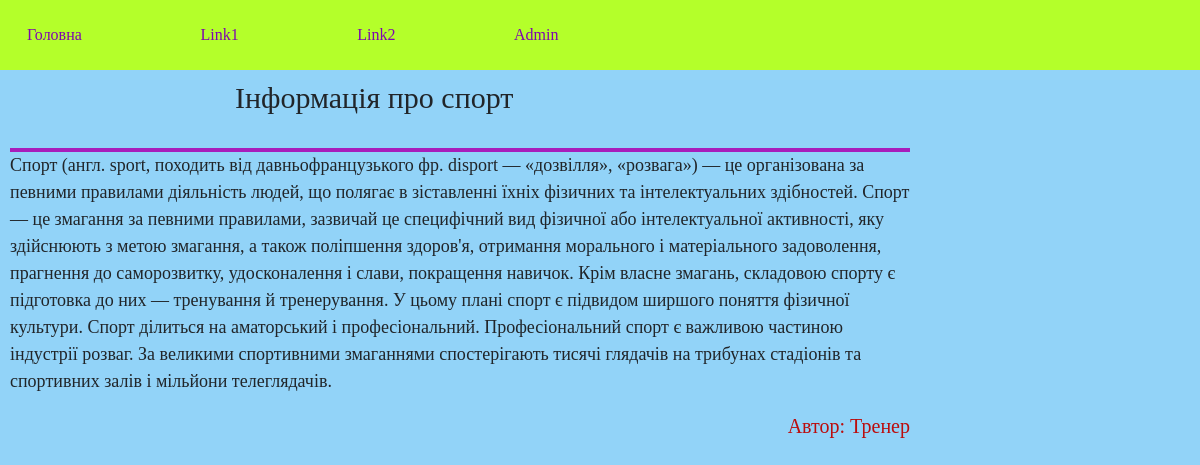
/post/1, run on the app's committed database.
### blogapp/models.py (models this page shows, shortened)
class Post(models.Model):
    post_header = models.CharField(max_length=50)
    post_text = models.TextField()
    post_author = models.CharField(max_length=50)
    post_datatime = models.DateTimeField()
    category = models.ForeignKey(Category,on_delete=models.SET_DEFAULT, default="no category")

### blogapp/views.py (the view)
# urls.py: path("post/<int:pk>", view=views.PostDetailView.as_view(), name="post-details")
class PostDetailView(DetailView):
    template_name = "blogapp/post_detail.html"
    model = Post

### templates/blogapp/post_detail.html
{% extends "layout.html" %}
{% block content %}
<div class="content">
    <h2> {{post.post_header}} </h2>
    <br>
    <div class="post_text">
        <p>
            {{post.post_text}}
        </p>
        <span class="author"> Автор: {{post.post_author}} </span>
    </div>
</div>
{% endblock %}

### static/styles/style.css (style rules this page uses)
body { background: rgb(146, 211, 248); font-family: 'Times New Roman', Times, serif; }
.content { margin: 10px; width: 75%; }
.content h2 { margin-left: 25%; font-size: 30px; }
.post_text { border-top: 4px solid rgb(168, 29, 187); }
.post_text p { font-size: 18px; }
.author { color: rgb(187, 13, 13); float: right; font-size: 20px; }

### data on the page
Post: post_header "Інформація про спорт", post_text "Спорт (англ. sport, походить від давньофранцузького фр. disport — «дозвілля», «розвага») — це організована за певними правилами діяльність людей, що полягає в зіставленні їхніх фізичних та інтелектуальних здібностей. Спорт — це змагання за певними правилами, зазвичай це специфічний вид фізичної або інтелектуальної активності, яку здійснюють з метою змагання, а також поліпшення здоров'я, отримання морального і матеріального задоволення, прагнення до саморозвитку, удосконалення і слави, покращення навичок. Крім власне змагань, складовою спорту є підготовка до них — тренування й тренерування. У цьому плані спорт є підвидом ширшого поняття фізичної культури. Спорт ділиться на аматорський і…", post_author "Тренер"
